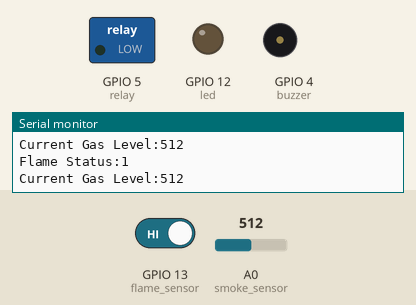
This sketch was run on a simulated ESP8266 (NodeMCU). Shown: switched loads named in the sketch (green lamp = pin HIGH), output pins drawn as LEDs (lit = HIGH), buzzer (waves = sounding, pin HIGH), the last lines printed to the serial monitor. The test bench sets the inputs (shaded band); at power-on: GPIO 13 (flame_sensor) HIGH, A0 (smoke_sensor) = 512. WiFi joins after 1.5 s; servers stay silent unless stated.

Above: at 3.0 s.
3.1 s: GPIO 13 (flame_sensor) driven LOW
At 4.4 s:
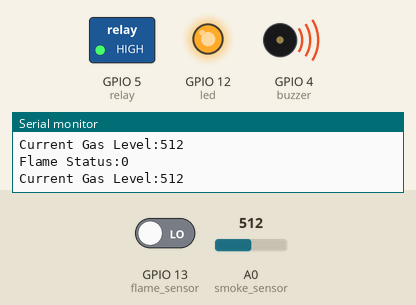
4.7 s: GPIO 13 (flame_sensor) driven HIGH
At 6.1 s:
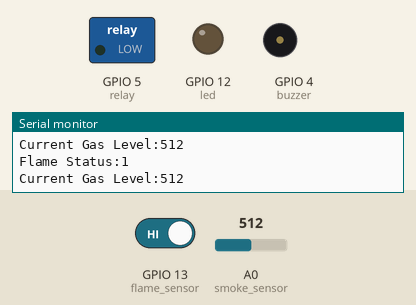
Timing chart, 0 to 7.7 s (numbered marks = the images above; inputs shaded):
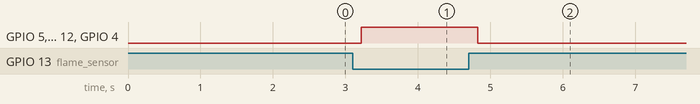

The sketch:

Gas_and_Flame_Sensor.ino
```cpp
#define BLYNK_PRINT Serial
#include <ESP8266WiFi.h>
#include <BlynkSimpleEsp8266.h>

int led = 12;          // D7
int flame_sensor = 13; // D6
int buzzer = 4;        // D2
int relay = 5;         // D1
int smoke_sensor = A0; // A0
int temp_smoke_sensor;
int flame_sensor_read;

char auth[] = "Vmfy9NMjT84nXFuZQMtTvR_7WAo8bKi8";
char ssid[] = "";
char pass[] = "1883311M3";

void setup()
{
  pinMode(led, OUTPUT);
  pinMode(flame_sensor, INPUT);
  pinMode(buzzer, OUTPUT);
  pinMode(relay, OUTPUT);
  pinMode(smoke_sensor, INPUT);

  digitalWrite(led, LOW);
  digitalWrite(buzzer, LOW);
  digitalWrite(relay, LOW);
  Serial.begin(9600);
  Blynk.begin(auth, ssid, pass);
}

void loop()

{
  flame_sensor_read = digitalRead(flame_sensor);
  Blynk.virtualWrite(V0, flame_sensor_read);
  Serial.print("Flame Status:");
  Serial.println(flame_sensor_read);
  int led_status = digitalRead(led);
  if (led_status == HIGH)
  {
    Blynk.virtualWrite(V1, 255);
  }
  else
  {
    Blynk.virtualWrite(V1, 0);
  }

  temp_smoke_sensor = analogRead(smoke_sensor);
  Blynk.virtualWrite(V2, temp_smoke_sensor);
  Serial.print("Current Gas Level:");
  Serial.println(temp_smoke_sensor);
  if (temp_smoke_sensor > 1000)
  {
    digitalWrite(led, HIGH);
    digitalWrite(buzzer, HIGH);
    digitalWrite(relay, HIGH);
    Blynk.notify("Alert Smoke Detected");
    }
  else
    {
     digitalWrite(led, LOW);
     digitalWrite(buzzer, LOW);
     digitalWrite(relay, LOW);
    }

if (flame_sensor_read == 0)
    {
    digitalWrite(led, HIGH);
    digitalWrite(buzzer, HIGH);
    digitalWrite(relay, HIGH);
    Blynk.notify("Alert Fire Detected");
    }
  else
      {
      digitalWrite(led, LOW);
      digitalWrite(buzzer, LOW);
      digitalWrite(relay, LOW);
      }
      delay(200);
      Blynk.run();
}
```

Measured:
- after the input at 3.1 s, GPIO 5 (relay), GPIO 12 (led), GPIO 4 (buzzer): LOW → HIGH after 0.12 s
- after the input at 4.7 s, GPIO 5 (relay), GPIO 12 (led), GPIO 4 (buzzer): HIGH → LOW after 0.13 s
